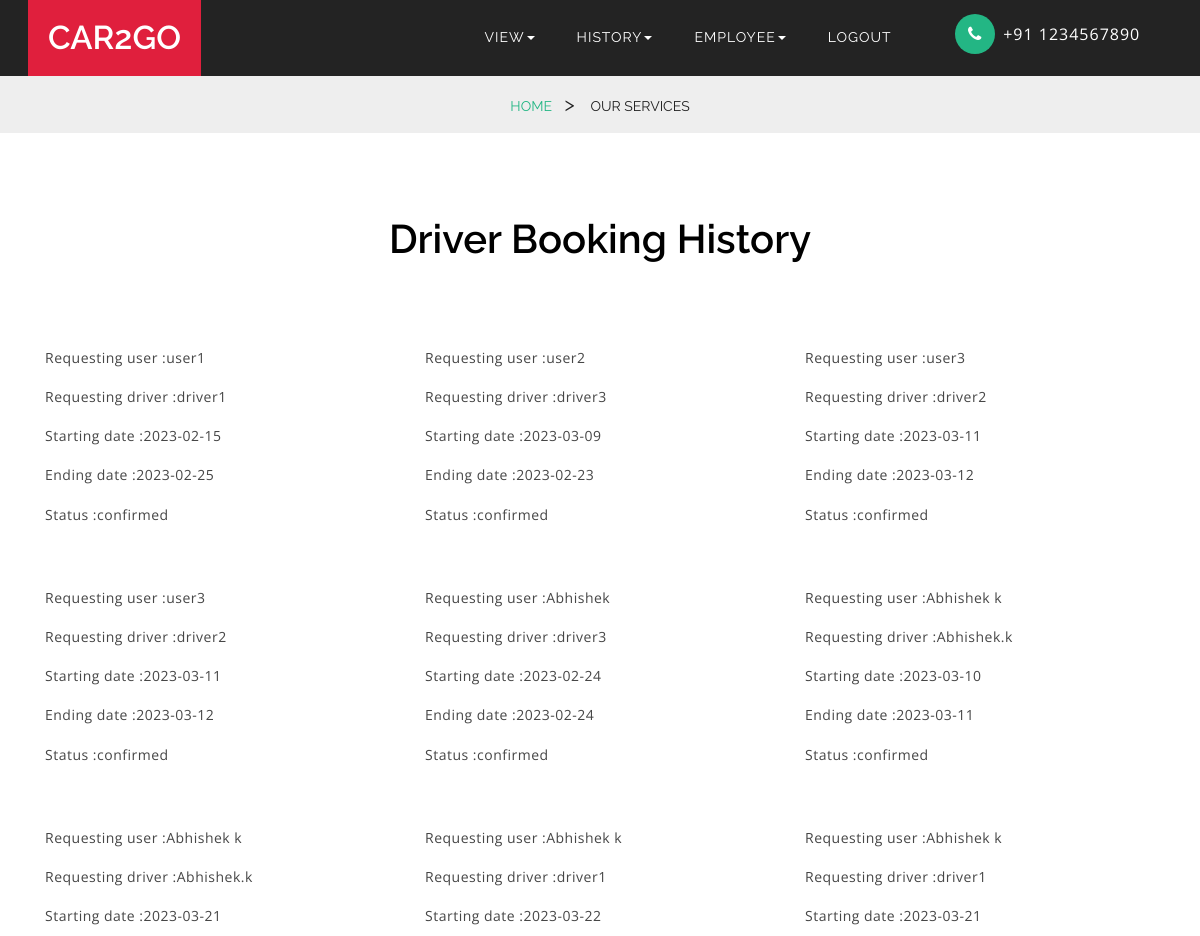
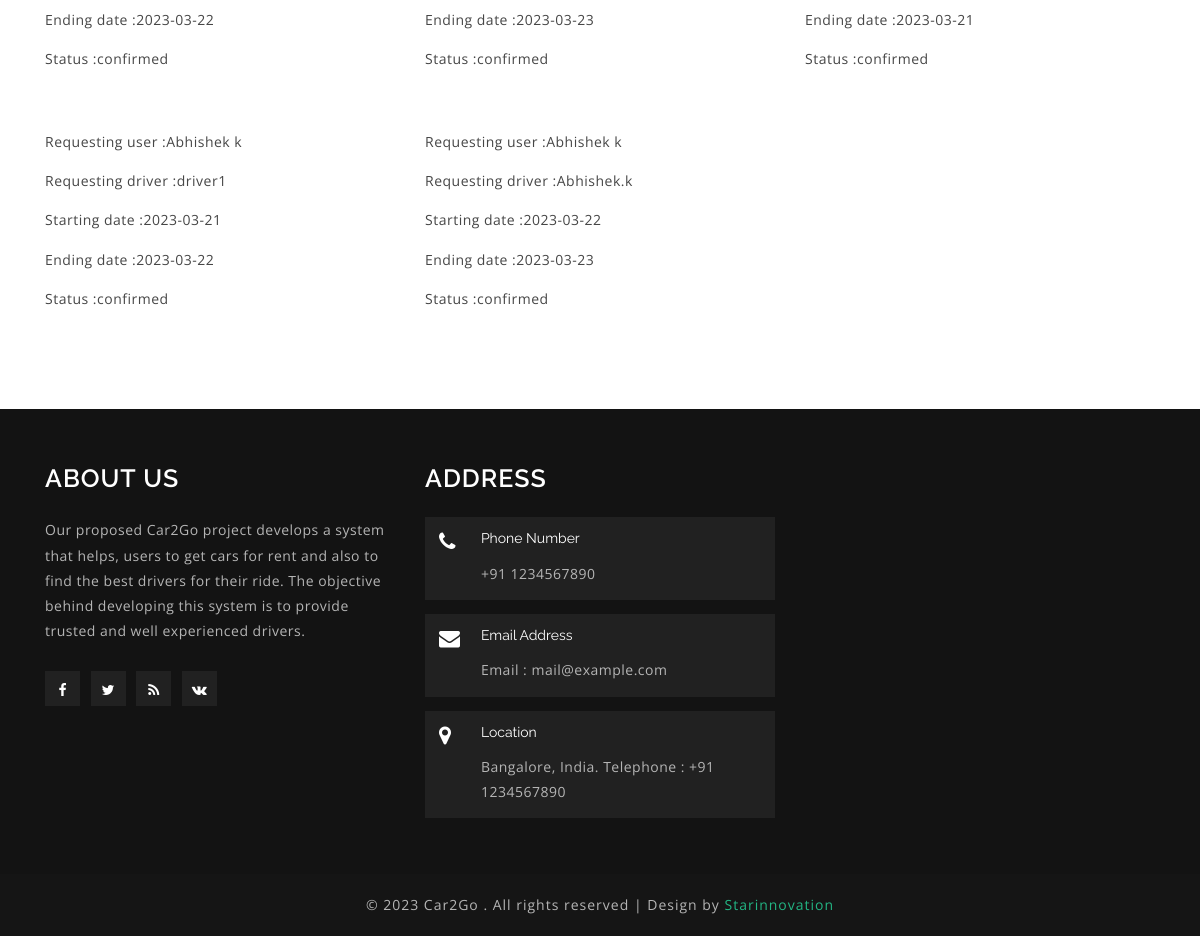
Screenshot of /adminviewdriver.php with the database file from the repository (2 pictures, top to bottom).
### tables this page shows
CREATE TABLE IF NOT EXISTS `bookdriver` (
  `d_id` int(11) NOT NULL AUTO_INCREMENT,
  `dr_id` int(10) NOT NULL,
  `dd_id` int(10) NOT NULL,
  `d_day1` varchar(50) NOT NULL,
  `d_day2` varchar(50) NOT NULL,
  `d_status` varchar(50) NOT NULL,
  `payment` int(11) DEFAULT NULL,
  PRIMARY KEY (`d_id`)
);

CREATE TABLE IF NOT EXISTS `user_reg` (
  `u_id` int(50) NOT NULL AUTO_INCREMENT,
  `ul_id` int(50) NOT NULL,
  `u_name` varchar(50) NOT NULL,
  `u_email` varchar(50) NOT NULL,
  `u_password` varchar(50) NOT NULL,
  `u_address` varchar(100) NOT NULL,
  `u_pincode` int(6) NOT NULL,
  `u_phone` varchar(11) NOT NULL,
  `u_licence` varchar(100) NOT NULL,
  PRIMARY KEY (`u_id`)
);

CREATE TABLE IF NOT EXISTS `driver_reg` (
  `d_id` int(50) NOT NULL AUTO_INCREMENT,
  `dl_id` int(50) NOT NULL,
  `d_name` varchar(50) NOT NULL,
  `d_email` varchar(50) NOT NULL,
  `d_password` varchar(50) NOT NULL,
  `d_address` varchar(100) NOT NULL,
  `d_pincode` int(6) NOT NULL,
  `d_phone` varchar(100) NOT NULL,
  `d_licence` varchar(150) NOT NULL,
  `d_proof` varchar(150) NOT NULL,
  `d_amount` int(100) DEFAULT NULL,
  PRIMARY KEY (`d_id`)
);

### adminviewdriver.php (the view, shortened to what this page needs)
<?php
include 'db_connect.php';
include 'aheader.php';
?>
<section class="blog" id="blog">
   <div class="container">
      <div class="heading">
         <h3> Driver booking history </h3>
      </div>
      <div class="blog-grids" style="height: 500px;">
 <?php
 $s="SELECT * FROM bookdriver  ";
      if(!$stmt=mysqli_query($con,$s))
      {
        die("Preparestatment error");
      }
      while ($row=mysqli_fetch_array($stmt))
       {
  $dd_id=$row['dd_id'];
  $dr_id=$row['dr_id'];
  $d_day1=$row['d_day1'];
  $d_day2=$row['d_day2'];
  $d_status=$row['d_status'];
     $s1="SELECT * FROM user_reg  WHERE ul_id ='$dr_id' ";
      if(!$stmt1=mysqli_query($con,$s1))
      {
        die("Preparestatment error");
      }
      while ($row1=mysqli_fetch_array($stmt1))
       {
     $rname=$row1['u_name'];
}
 $s2="SELECT * FROM  driver_reg WHERE dl_id ='$dd_id'  ";
      if(!$stmt2=mysqli_query($con,$s2))
      {
        die("Preparestatment error");
      }
      while ($row2=mysqli_fetch_array($stmt2))
       {
   $oname=$row2['d_name'];
}
                                ?>
      <div class="col-md-4 blog-grid" style="margin-top:30px;">
         <p> Requesting user :<?php echo $rname;?></p>
         <p>Requesting driver  :<?php echo $oname;?></p>
         <p> Starting date :<?php echo $d_day1;?></p>
         <p> Ending date :<?php echo $d_day2;?></p>
         <p> Status :<?php echo $d_status;?></p>
      </div>
 <?php
}
?>
      <div class="clearfix"></div>
      </div>
   </div>
</section>
<?php
include 'footer.php';
?>

### css/style.css (style rules this page uses)
body { padding:0; margin:0; background:#fff; position:relative; font-family: 'Raleway', sans-serif; }
h1,h2,h3,h4,h5,h6 { margin:0; font-weight: 600; }
p { margin:0; letter-spacing: .5px; font-family: 'Open Sans', sans-serif; }
.blog-grid p { color: #464646; font-size: 1em; line-height: 1.8em; margin: 1em 0; }
.heading h3 ,.heading h2 { text-align: center; font-size: 42px; margin-bottom: 1em; color: #000; text-transform: capitalize; }
.blog,.team,.services,.codes,.typography,.w3ls_address_mail_footer_grids,.portfolio { padding: 6em 0; }
@media (max-width: 1280px) { .heading h3, .heading h2 { font-size: 40px; } }

### rows the page displays
bookdriver: user_reg.u_name "user1", driver_reg.d_name "driver1", d_day1 "2023-02-15", d_day2 "2023-02-25", d_status "confirmed"
bookdriver: user_reg.u_name "user2", driver_reg.d_name "driver3", d_day1 "2023-03-09", d_day2 "2023-02-23", d_status "confirmed"
bookdriver: user_reg.u_name "user3", driver_reg.d_name "driver2", d_day1 "2023-03-11", d_day2 "2023-03-12", d_status "confirmed"
bookdriver: user_reg.u_name "user3", driver_reg.d_name "driver2", d_day1 "2023-03-11", d_day2 "2023-03-12", d_status "confirmed"
bookdriver: user_reg.u_name "Abhishek", driver_reg.d_name "driver3", d_day1 "2023-02-24", d_day2 "2023-02-24", d_status "confirmed"
bookdriver: user_reg.u_name "Abhishek k", driver_reg.d_name "Abhishek.k", d_day1 "2023-03-10", d_day2 "2023-03-11", d_status "confirmed"
bookdriver: user_reg.u_name "Abhishek k", driver_reg.d_name "Abhishek.k", d_day1 "2023-03-21", d_day2 "2023-03-22", d_status "confirmed"
bookdriver: user_reg.u_name "Abhishek k", driver_reg.d_name "driver1", d_day1 "2023-03-22", d_day2 "2023-03-23", d_status "confirmed"
bookdriver: user_reg.u_name "Abhishek k", driver_reg.d_name "driver1", d_day1 "2023-03-21", d_day2 "2023-03-21", d_status "confirmed"
bookdriver: user_reg.u_name "Abhishek k", driver_reg.d_name "driver1", d_day1 "2023-03-21", d_day2 "2023-03-22", d_status "confirmed"
bookdriver: user_reg.u_name "Abhishek k", driver_reg.d_name "Abhishek.k", d_day1 "2023-03-22", d_day2 "2023-03-23", d_status "confirmed"
